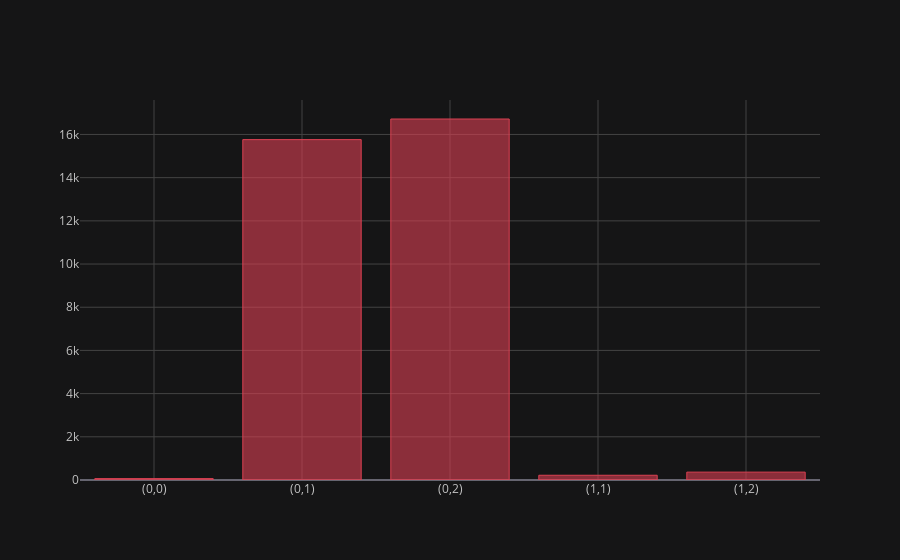

Source (notebook cell):
### Code cell
train.groupby(['target','sex'])['benign_malignant'].count().iplot(kind = 'bar',color='red')

### Figure 1 — Plotly figure (JSON) as saved in the notebook; plotly's stock layout.template omitted (floating-point values rounded to 4 significant figures)
{"data": [{"marker": {"color": "rgba(219, 64, 82, 0.6)", "line": {"color": "rgba(219, 64, 82, 1.0)", "width": 1}}, "name": "benign_malignant", "orientation": "v", "text": "", "type": "bar", "x": ["(0,0)", "(0,1)", "(0,2)", "(1,1)", "(1,2)"], "y": [65, 15761, 16716, 220, 364]}], "layout": {"legend": {"bgcolor": "#151516", "font": {"color": "#D9D9D9"}}, "paper_bgcolor": "#151516", "plot_bgcolor": "#151516", "title": {"font": {"color": "#D9D9D9"}}, "xaxis": {"gridcolor": "#434343", "showgrid": true, "tickfont": {"color": "#C2C2C2"}, "title": {"font": {"color": "#D9D9D9"}, "text": ""}, "zerolinecolor": "#666570"}, "yaxis": {"gridcolor": "#434343", "showgrid": true, "tickfont": {"color": "#C2C2C2"}, "title": {"font": {"color": "#D9D9D9"}, "text": ""}, "zerolinecolor": "#666570"}}}
